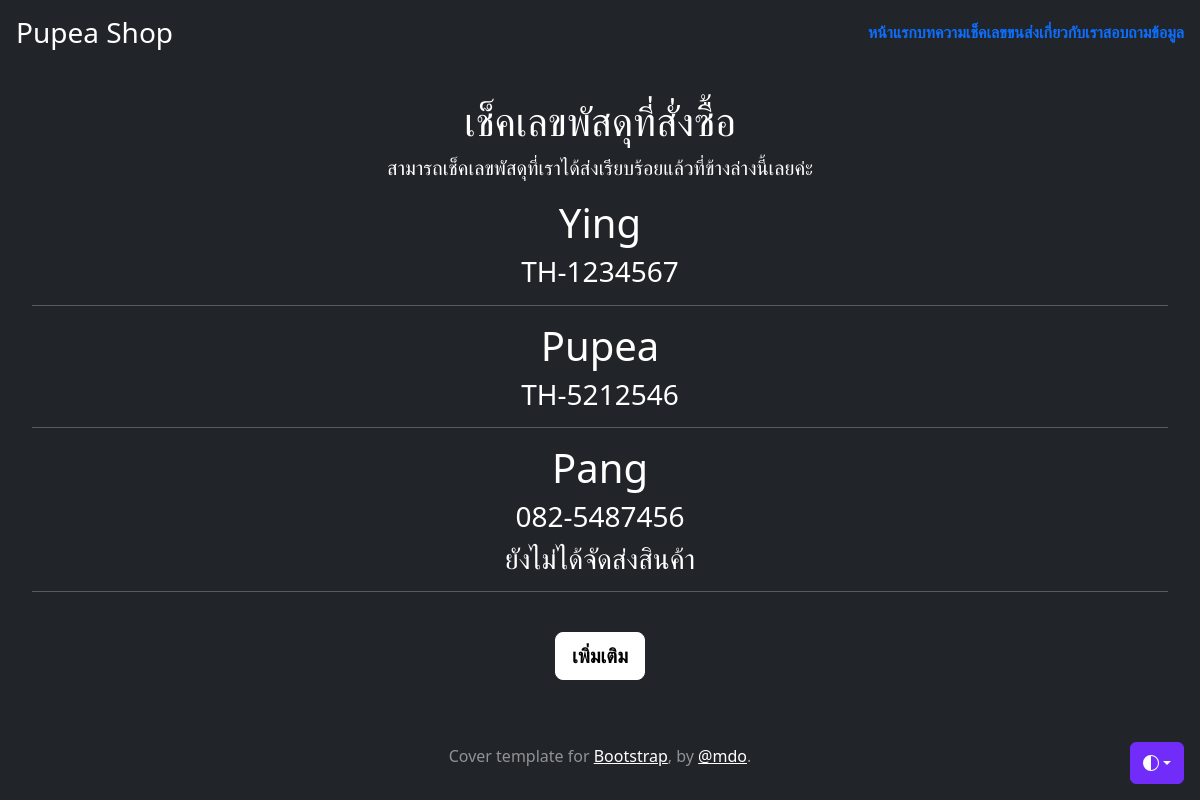
/tracks/, run on the app's committed database.
### myapp/models.py (models this page shows, shortened)
class Tracking(models.Model):
    name = models.CharField(max_length=100)
    tel = models.CharField(max_length=20)
    tracking = models.CharField(max_length=100,null=True,blank=True)
    other = models.TextField(null=True,blank=True)

### myapp/views.py (the view)
# urls.py: path('tracks/',tracking, name='track'),
def tracking(request):
    tracks = Tracking.objects.all()
    return render(request, 'myapp/tracking.html',{'tracks':tracks})

### myapp/templates/myapp/tracking.html
{% extends "myapp/base.html" %}
{% block content %}
    <h1>เช็คเลขพัสดุที่สั่งซื้อ</h1>
    <p class="lead">สามารถเช็คเลขพัสดุที่เราได้ส่งเรียบร้อยแล้วที่ข้างล่างนี้เลยค่ะ</p>
    {% for t in tracks %}
    {% if t.tracking %}
        <h1>{{ t.name }}</h1>
        <h3>{{ t.tracking }}</h3>
        <hr>
    {% else %}
        <h1>{{ t.name }}</h1>
        <h3>{{ t.tel }}</h3>
        <h3>ยังไม่ได้จัดส่งสินค้า</h3>
        <hr>
    {% endif %}
    {% endfor %}
    <br>
    <p class="lead">
      <a href="#" class="btn btn-lg btn-light fw-bold border-white bg-white">เพิ่มเติม</a>
    </p>
{% endblock content %}

### data on the page
Tracking: name "Ying", tracking "TH-1234567"
Tracking: name "Pupea", tracking "TH-5212546"
Tracking: name "Pang", tel "082-5487456"
